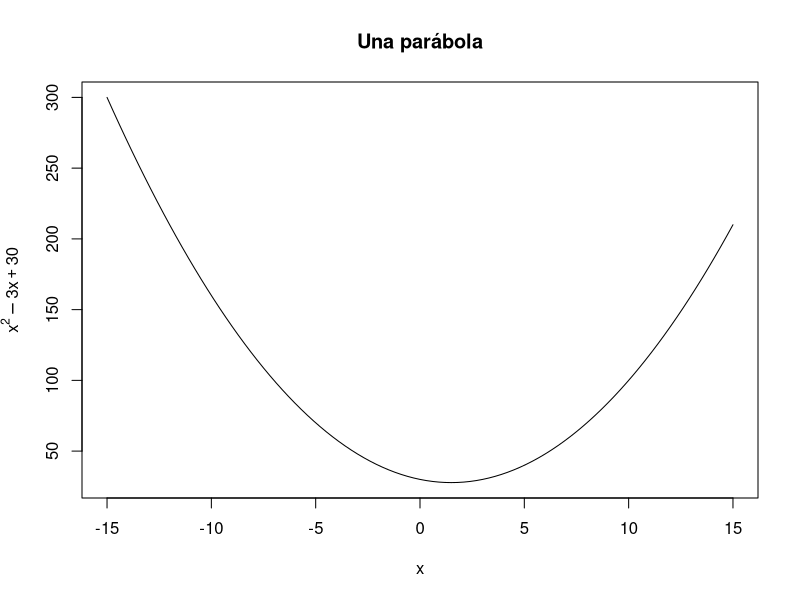
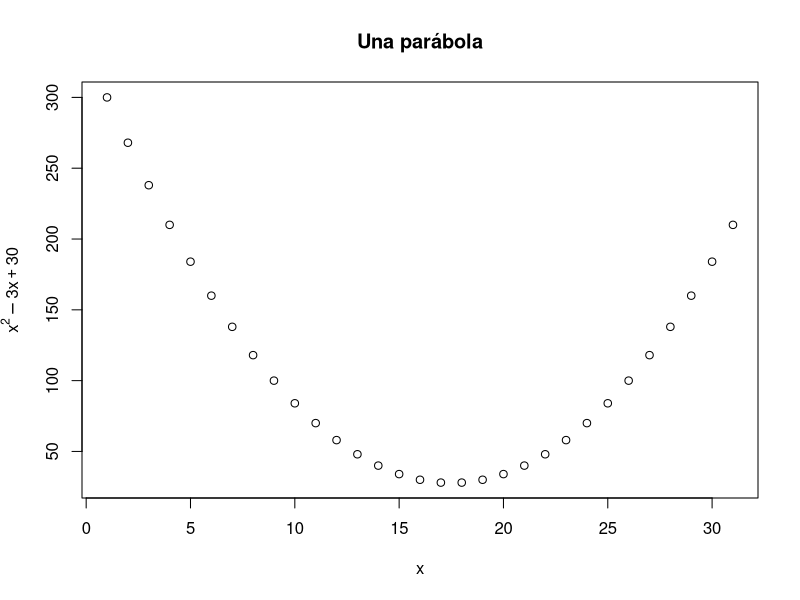
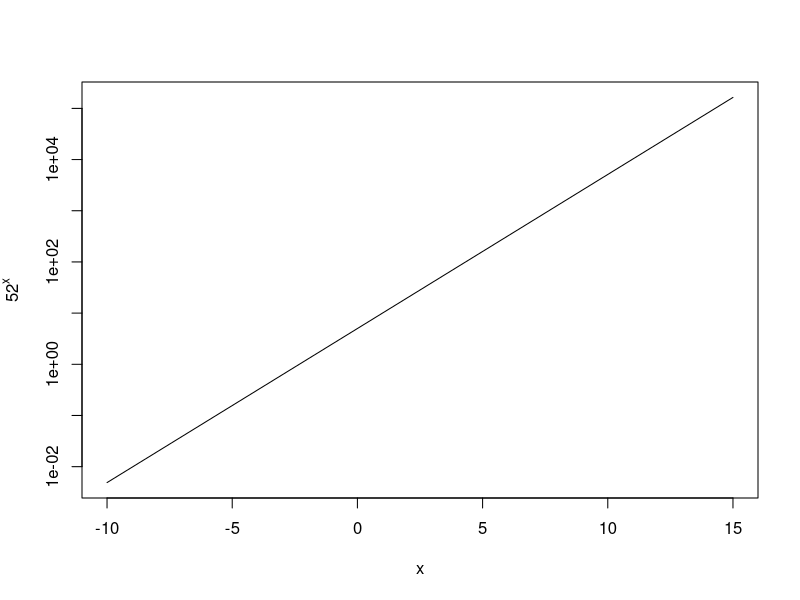
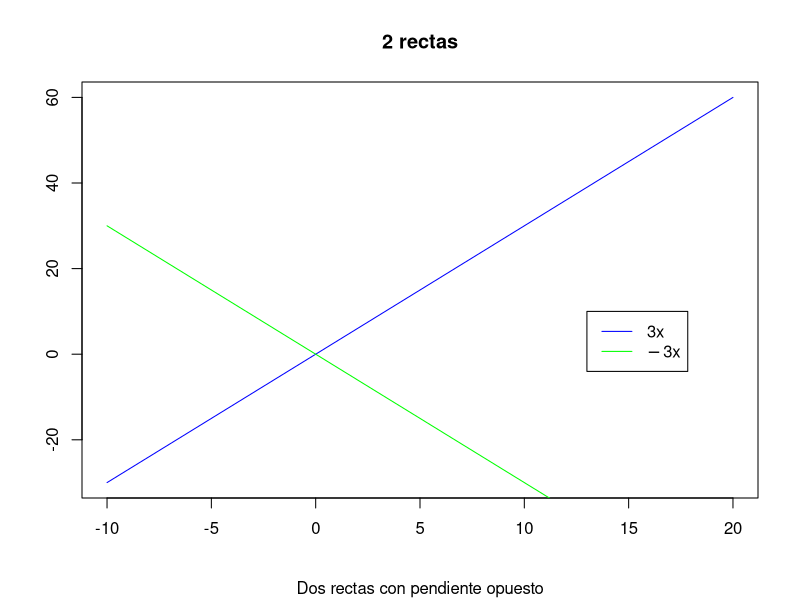
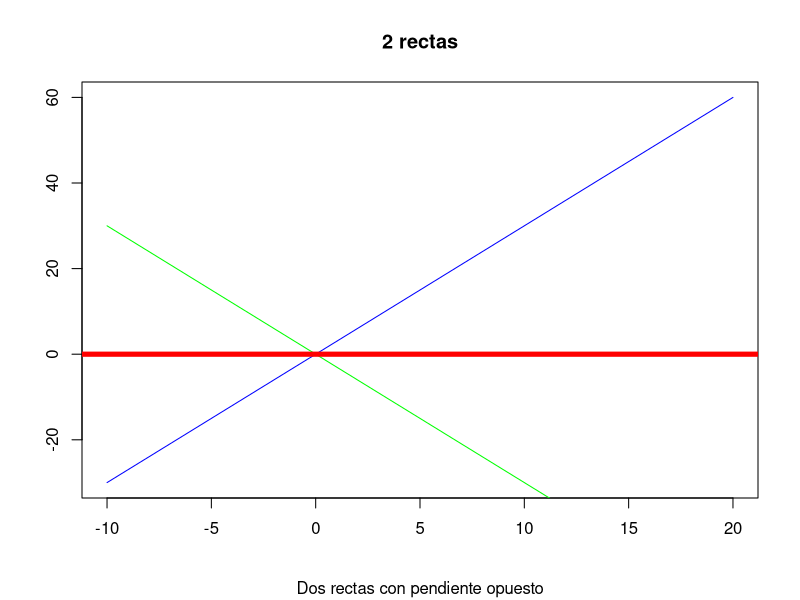
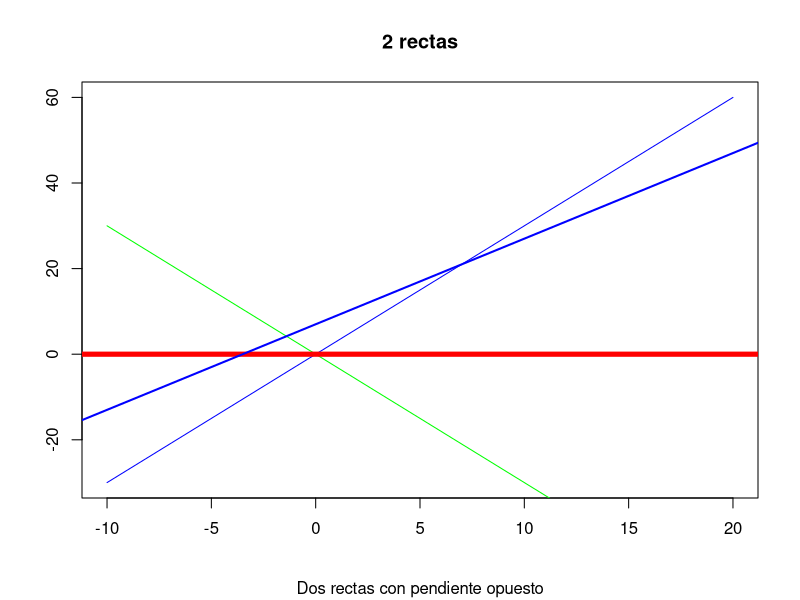

Here is the R script that generated these plots, in order:
## ---- chunk 1
curve(x^2-3*x+30, xlim = c(-15,15), main = "Una parábola", xlab = expression(x),
      ylab = expression(x^2-3*x+30))
## ---- chunk 2
f <- function(x){
  x^2-3*x+30
}
I <- -15:15
plot(f(I), main = "Una parábola", xlab = expression(x), ylab = expression(x^2-3*x+30))

# A diferencia de curve(), plot() va a graficar puntos cuando se le indican mediante un subconjunto dado
## ---- chunk 3
curve(5*2^x, xlim = c(-10,15), xlab = expression(x), ylab = expression(5*2^x), log = "y")
## ---- chunk 4
curve(3*x, main = "2 rectas", sub = "Dos rectas con pendiente opuesto", 
      xlim = c(-10,20), col = "blue", xlab = "", ylab = "")
curve(-3*x, main = "2 rectas", xlim = c(-10,20), col = "green", add = TRUE)
legend(13,10, col = c("blue", "green"), legend = c(expression(3*x), expression(-3*x)), lty = 1)
## ---- chunk 5
curve(3*x, main = "2 rectas", sub = "Dos rectas con pendiente opuesto", 
      xlim = c(-10,20), col = "blue", xlab = "", ylab = "")
curve(-3*x, main = "2 rectas", xlim = c(-10,20), col = "green", add = TRUE)
abline(h = 0, col = "red", lwd = 5)
## ---- chunk 6
curve(3*x, main = "2 rectas", sub = "Dos rectas con pendiente opuesto", 
      xlim = c(-10,20), col = "blue", xlab = "", ylab = "")
curve(-3*x, main = "2 rectas", xlim = c(-10,20), col = "green", add = TRUE)
abline(h = 0, col = "red", lwd = 5)
abline(7,2, col = "blue", lwd = 2, lty = 1)
